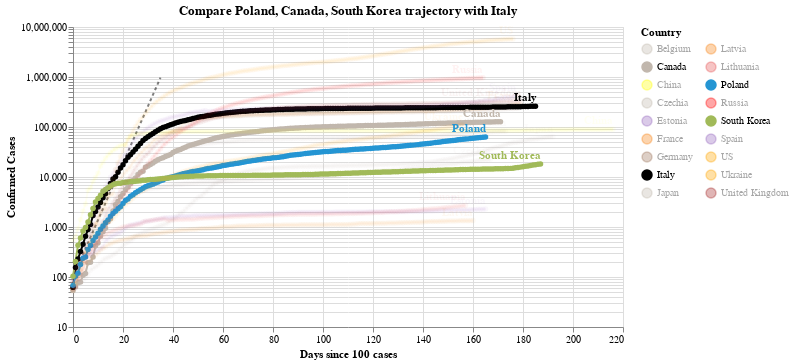

Source (notebook cell):
### Code cell
#hide_input
chart3 = make_since_chart(dff2, ['Poland', 'Canada', 'South Korea'], baseline_countries)
chart3

### Figure 1 — Vega-Lite specification as saved in the notebook (floating-point values rounded to 4 significant figures; data arrays with more than 128 entries replaced by an {"elided": "..."} marker saying what was removed)
{"config": {"view": {"continuousWidth": 400, "continuousHeight": 300}}, "layer": [{"data": {"name": "data-628230001892d6798b50651be41d1b3e"}, "mark": {"type": "line", "color": "black", "opacity": 0.5, "strokeDash": [3, 3]}, "encoding": {"x": {"type": "quantitative", "field": "Days since 100 cases"}, "y": {"type": "quantitative", "field": "Confirmed Cases"}}}, {"data": {"name": "data-caba91127ed4a460819ec3f83c6cc939"}, "mark": {"type": "line", "point": true}, "encoding": {"color": {"type": "nominal", "field": "Country", "legend": {"columns": 2}, "scale": {"domain": ["Belgium", "Canada", "China", "Czechia", "Estonia", "France", "Germany", "Italy", "Japan", "Latvia", "Lithuania", "Poland", "Russia", "South Korea", "Spain", "US", "Ukraine", "United Kingdom"], "range": ["#C1B7AD", "#C1B7AD", "yellow", "#C1B7AD", "#9467bd", "#F58518", "#9D755D", "black", "#C1B7AD", "#F58518", "#E45756", "#2495D3", "red", "#A1BA59", "#9467bd", "orange", "orange", "brown"]}}, "opacity": {"condition": {"value": 1, "selection": "selector001"}, "value": 0.05}, "tooltip": [{"type": "nominal", "field": "Country"}, {"type": "temporal", "field": "Date"}, {"type": "quantitative", "field": "Confirmed Cases"}, {"type": "quantitative", "field": "Days since 100 cases"}], "x": {"type": "quantitative", "field": "Days since 100 cases"}, "y": {"type": "quantitative", "field": "Confirmed Cases", "scale": {"type": "log"}}}, "selection": {"selector001": {"type": "multi", "fields": ["Country"], "bind": "legend", "init": [{"Country": "Poland"}, {"Country": "Canada"}, {"Country": "South Korea"}, {"Country": "Italy"}]}}, "width": 550}, {"data": {"name": "data-caba91127ed4a460819ec3f83c6cc939"}, "mark": {"type": "text", "align": "right", "dy": -8, "fontWeight": "bold"}, "encoding": {"color": {"type": "nominal", "field": "Country", "legend": {"columns": 2}, "scale": {"domain": ["Belgium", "Canada", "China", "Czechia", "Estonia", "France", "Germany", "Italy", "Japan", "Latvia", "Lithuania", "Poland", "Russia", "South Korea", "Spain", "US", "Ukraine", "United Kingdom"], "range": ["#C1B7AD", "#C1B7AD", "yellow", "#C1B7AD", "#9467bd", "#F58518", "#9D755D", "black", "#C1B7AD", "#F58518", "#E45756", "#2495D3", "red", "#A1BA59", "#9467bd", "orange", "orange", "brown"]}}, "opacity": {"condition": {"value": 1, "selection": "selector001"}, "value": 0.05}, "text": {"type": "nominal", "field": "Country"}, "tooltip": [{"type": "nominal", "field": "Country"}, {"type": "temporal", "field": "Date"}, {"type": "quantitative", "field": "Confirmed Cases"}, {"type": "quantitative", "field": "Days since 100 cases"}], "x": {"type": "quantitative", "field": "Days since 100 cases"}, "y": {"type": "quantitative", "field": "Confirmed Cases", "scale": {"type": "log"}}}, "transform": [{"filter": "(datum['Date'] >= 1598313600000)"}], "width": 550}], "title": "Compare Poland, Canada, South Korea trajectory with Italy", "$schema": "https://vega.github.io/schema/vega-lite/v4.0.2.json", "datasets": {"data-628230001892d6798b50651be41d1b3e": [{"Days since 100 cases": 0, "Confirmed Cases": 100.0}, {"Days since 100 cases": 1, "Confirmed Cases": 130.0}, {"Days since 100 cases": 2, "Confirmed Cases": 169.0}, {"Days since 100 cases": 3, "Confirmed Cases": 219.7}, {"Days since 100 cases": 4, "Confirmed Cases": 285.6}, {"Days since 100 cases": 5, "Confirmed Cases": 371.3}, {"Days since 100 cases": 6, "Confirmed Cases": 482.7}, {"Days since 100 cases": 7, "Confirmed Cases": 627.5}, {"Days since 100 cases": 8, "Confirmed Cases": 815.7}, {"Days since 100 cases": 9, "Confirmed Cases": 1060.0}, {"Days since 100 cases": 10, "Confirmed Cases": 1379.0}, {"Days since 100 cases": 11, "Confirmed Cases": 1792.0}, {"Days since 100 cases": 12, "Confirmed Cases": 2330.0}, {"Days since 100 cases": 13, "Confirmed Cases": 3029.0}, {"Days since 100 cases": 14, "Confirmed Cases": 3937.0}, {"Days since 100 cases": 15, "Confirmed Cases": 5119.0}, {"Days since 100 cases": 16, "Confirmed Cases": 6654.0}, {"Days since 100 cases": 17, "Confirmed Cases": 8650.0}, {"Days since 100 cases": 18, "Confirmed Cases": 11250.0}, {"Days since 100 cases": 19, "Confirmed Cases": 14620.0}, {"Days since 100 cases": 20, "Confirmed Cases": 19000.0}, {"Days since 100 cases": 21, "Confirmed Cases": 24710.0}, {"Days since 100 cases": 22, "Confirmed Cases": 32120.0}, {"Days since 100 cases": 23, "Confirmed Cases": 41750.0}, {"Days since 100 cases": 24, "Confirmed Cases": 54280.0}, {"Days since 100 cases": 25, "Confirmed Cases": 70560.0}, {"Days since 100 cases": 26, "Confirmed Cases": 91730.0}, {"Days since 100 cases": 27, "Confirmed Cases": 119300.0}, {"Days since 100 cases": 28, "Confirmed Cases": 155000.0}, {"Days since 100 cases": 29, "Confirmed Cases": 201500.0}, {"Days since 100 cases": 30, "Confirmed Cases": 262000.0}, {"Days since 100 cases": 31, "Confirmed Cases": 340600.0}, {"Days since 100 cases": 32, "Confirmed Cases": 442800.0}, {"Days since 100 cases": 33, "Confirmed Cases": 575600.0}, {"Days since 100 cases": 34, "Confirmed Cases": 748300.0}, {"Days since 100 cases": 35, "Confirmed Cases": 972800.0}], "data-caba91127ed4a460819ec3f83c6cc939": {"elided": "3165 records"}}}
